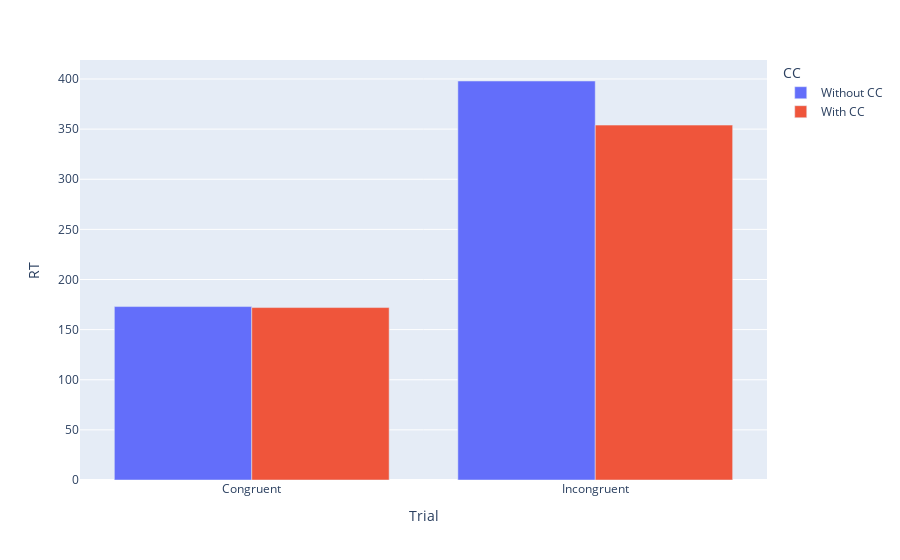

The code cell stored with this chart in its notebook:
### Markdown cell above
# Cognitive control makes conflict resolution faster

## In Stroop

### Code cell
# Congruent Stroop trial with BiasingMult = 0
BiasingMult = 0
i, Winner, CogCtrl, LingKnow, Stroop = RunTrial(CongruentStroop)
RT_CongStroop_NoCC = i
print(i, Winner)

# Congruent Stroop trial with BiasingMult = 1
BiasingMult = 1
i, Winner, CogCtrl, LingKnow, Stroop = RunTrial(CongruentStroop)
RT_CongStroop_WithCC = i
print(i, Winner)

# Inongruent Stroop trial with BiasingMult = 0
BiasingMult = 0
i, Winner, CogCtrl, LingKnow, Stroop = RunTrial(IncongruentStroop)
RT_IncongStroop_NoCC = i
print(i, Winner)

# Incongruent Stroop trial with BiasingMult = 1
BiasingMult = 1
i, Winner, CogCtrl, LingKnow, Stroop = RunTrial(IncongruentStroop)
RT_IncongStroop_WithCC = i
print(i, Winner)

# Figure
df = pd.DataFrame({'CC':['Without CC','With CC','Without CC','With CC'],
                   'Trial':['Congruent','Congruent','Incongruent','Incongruent'],
                   'RT':[RT_CongStroop_NoCC,RT_CongStroop_WithCC,RT_IncongStroop_NoCC,RT_IncongStroop_WithCC]})

fig = px.bar(df,x='Trial',y='RT',color='CC',barmode="group")
fig.show()

### Figure 1 — Plotly figure (JSON) as saved in the notebook; plotly's stock layout.template omitted (floating-point values rounded to 4 significant figures)
{"data": [{"alignmentgroup": "True", "hovertemplate": "CC=Without CC<br>Trial=%{x}<br>RT=%{y}<extra></extra>", "legendgroup": "Without CC", "marker": {"color": "#636efa", "pattern": {"shape": ""}}, "name": "Without CC", "offsetgroup": "Without CC", "orientation": "v", "showlegend": true, "textposition": "auto", "type": "bar", "x": ["Congruent", "Incongruent"], "xaxis": "x", "y": [173, 398], "yaxis": "y"}, {"alignmentgroup": "True", "hovertemplate": "CC=With CC<br>Trial=%{x}<br>RT=%{y}<extra></extra>", "legendgroup": "With CC", "marker": {"color": "#EF553B", "pattern": {"shape": ""}}, "name": "With CC", "offsetgroup": "With CC", "orientation": "v", "showlegend": true, "textposition": "auto", "type": "bar", "x": ["Congruent", "Incongruent"], "xaxis": "x", "y": [172, 354], "yaxis": "y"}], "layout": {"autosize": true, "barmode": "group", "legend": {"title": {"text": "CC"}, "tracegroupgap": 0}, "margin": {"t": 60}, "xaxis": {"anchor": "y", "autorange": true, "domain": [0, 1], "range": [-0.5, 1.5], "title": {"text": "Trial"}, "type": "category"}, "yaxis": {"anchor": "x", "autorange": true, "domain": [0, 1], "range": [0, 418.9], "title": {"text": "RT"}, "type": "linear"}}}
